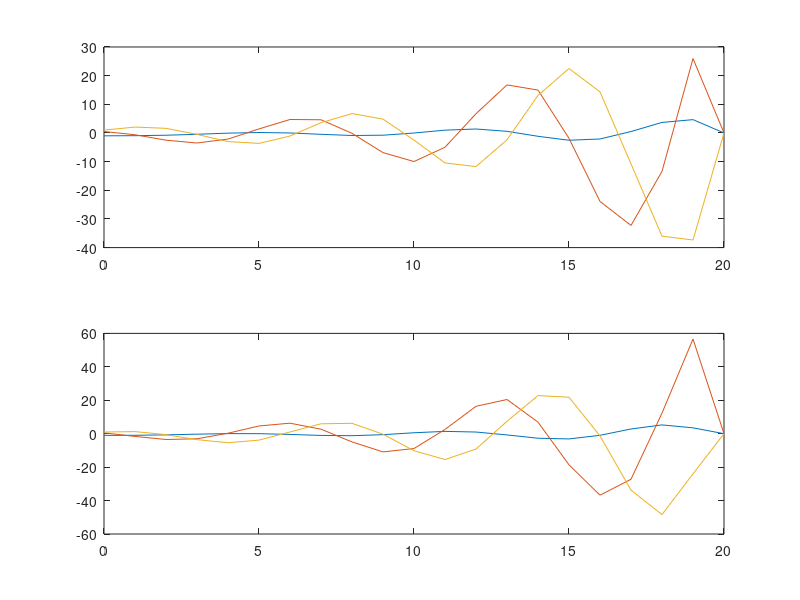

The MATLAB script that drew this image:
%x(t+1) = A*x(t) + B*u(t)
%y(t) = C*x(t);
%x --> x1 x2 x3 -->  A 3x3
%u --> u1 u2 --> B 3x2

t_i = 0;
t_f = 20;

x0 = [-1 0.5 1]';
t = 0:t_f;

A = [0.9 -0.1 0; 0 0.75 -1; -1 0.9 0.6];

B = [0 0; 0 1; -0.7 0.1];

C = eye(3);

%   evoluzione dello stato tra 0 e TF nei seguenti casi:
%   1) sistema autonomo ( ingressi nulli );
%   2) sistema con ingressi u1 = 1 e u2 = -1;

%   1)
X = zeros(3, t_f+1);
Y = zeros(3, t_f+1);
X(:,1) = x0;
for i = t_i+1:1:t_f
    X(:,i+1) = A*X(:,i);
    Y(:,i) = C*X(:,i);
end
subplot(2,1,1)
plot(t_i:1:t_f, Y);
hold on;

%   2)
X = zeros(3, t_f+1);
Y = zeros(3, t_f+1);
u = [1 -1]';
X(:,1) = x0;
for i = t_i+1:1:t_f
    X(:,i+1) = A*X(:,i)+ B*u;
    Y(:,i) = C*X(:,i);
end
subplot(2,1,2)
plot(t_i:1:t_f, Y);